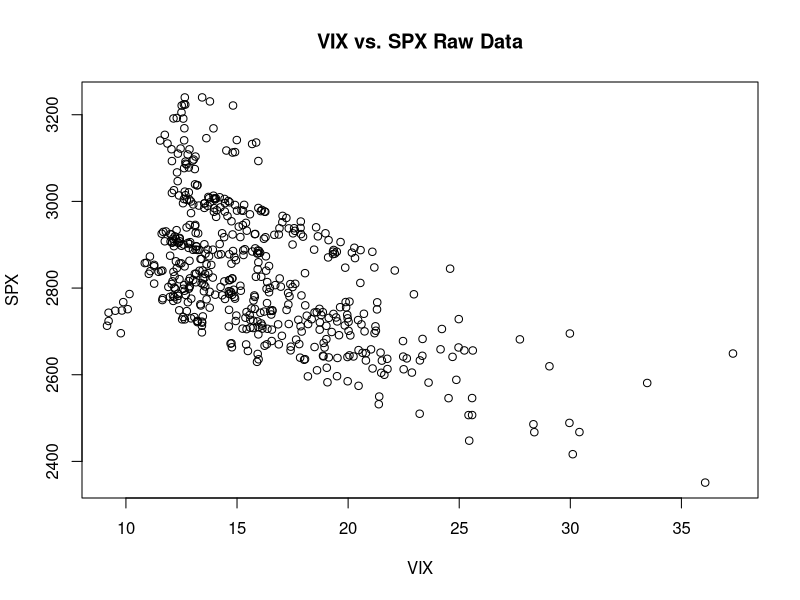
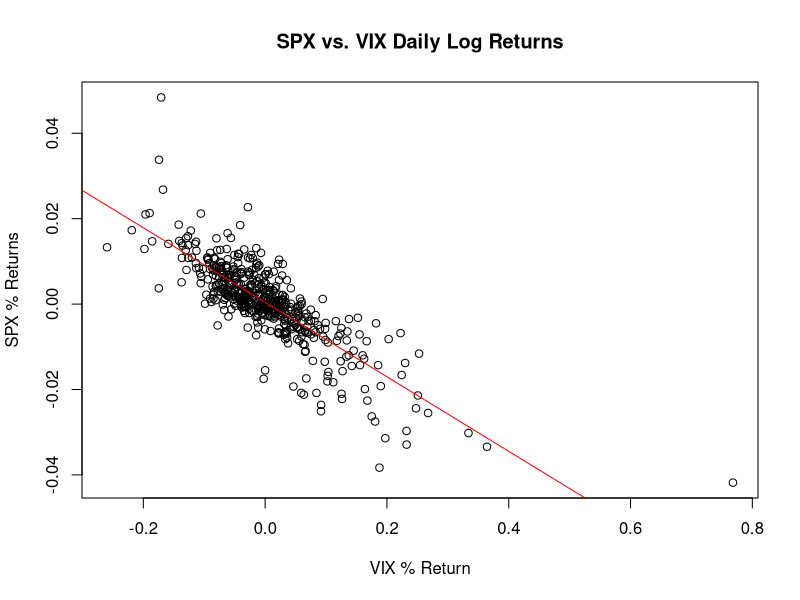
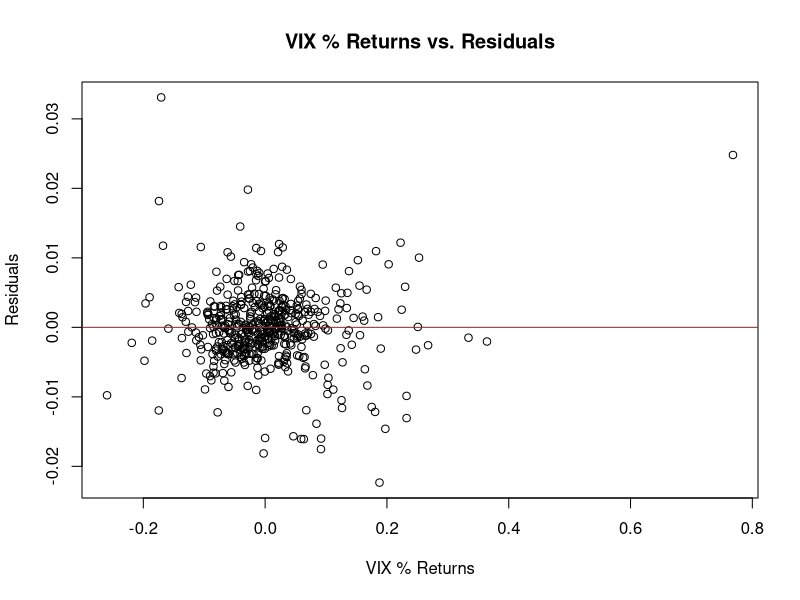

Here is the R script that generated these plots, in order:
getwd()
leverage = read.csv(file = "leverage.csv")

plot(
  leverage$SPX ~ leverage$VIX,
  xlab = "VIX",
  ylab = "SPX",
  main = "VIX vs. SPX Raw Data",
  pch = 1,
)

# len<-dim(corp)[1]
# Do we need to annualize the returns?
# Calculate the daily return for each column.
returns_spx <- round(diff(log(leverage$SPX)), 4)
returns_vix <- round(diff(log(leverage$VIX)), 4)

# (i) and (ii)
plot(
  returns_vix,
  returns_spx,
  xlab = "VIX % Return",
  ylab ="SPX % Returns",
  main = "SPX vs. VIX Daily Log Returns",
)
model = lm(returns_spx ~ returns_vix)
abline(model, col=c("red"))

# Double-check our Model
plot(
  model$residuals ~ returns_vix,
  ylab = "Residuals",
  xlab = "VIX % Returns",
  main = "VIX % Returns vs. Residuals",
  pch = 1,
)
residuals_model = lm(model$residuals ~ returns_vix)
abline(residuals_model, col=c("red"))
# sum(model$residuals)
# cor(model$residuals, returns_vix)

# Calculate coefficients using standard deviation and correlation
b1 = cor(returns_vix, returns_spx) * (sd(returns_spx)/sd(returns_vix))
b0 = mean(returns_spx) - mean(returns_vix) * b1
# model$coefficients["(Intercept)"] == b0
# model$coefficients["returns_vix] == b1

# (iii)
model_summary = summary(model)
model_anova = anova(model)

ssr = model_anova["returns_vix","Sum Sq"]
sse = model_anova["Residuals", "Sum Sq"]
sst = ssr + sse
# cbind(ssr, sse, sst)
# print(model_summary)
# print(model_anova)

# (iv)
model_correlation = sqrt(model_summary$r.squared)
model_correlation_matches = - model_correlation == cor(returns_vix, returns_spx)
paste("Model r-squared and correlation match:", model_correlation_matches)

# (v)
predict_confidence = 0.90
predict_stdev = 0.025
predict_vix_return = 0.10
predict_y =
    model$coefficients["(Intercept)"] +
    (model$coefficients["returns_vix"] * predict_vix_return)

# Y ~ N(predict_y, predict_vix_return)
# PI = Y +/- stdev
predict_interval = qnorm(predict_confidence, mean = predict_y, sd = predict_stdev)
predict_lower = predict_y - predict_interval
predict_upper = predict_y + predict_interval
cbind(predict_lower, predict_upper)
